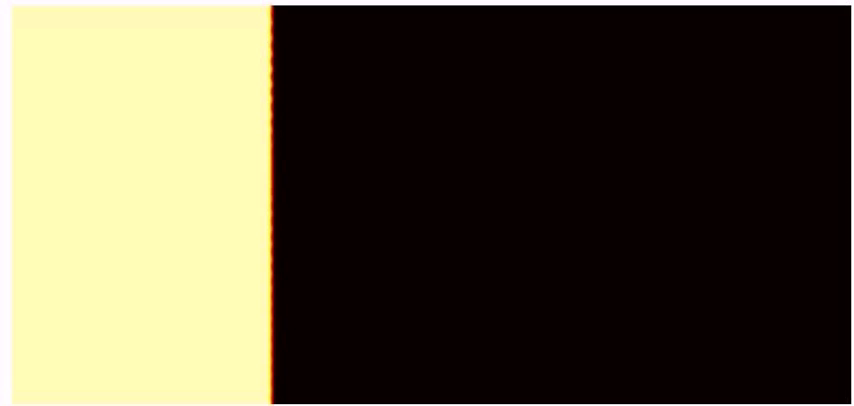
#> input picture MIT/Frames/001.bmp, 854 x 406 px
$ python skeletonize_images.py MIT/Frames/001.bmp
#> lines starting #> are read from the running program, lines starting #| are printed output that depends on the picture; after the words box and inside, x2 and y2 are one past the last pixel; in counts of white or black regions, pixels touching at a corner belong together
#!/usr/bin/env python3

from skimage.color      import rgb2gray
from skimage.filters    import threshold_otsu
from skimage.morphology import skeletonize
from skimage            import io

import os
import sys

for filename in sys.argv[1:]:
    image    = io.imread(filename)
#> image is the input picture: shape (406, 854, 3); mean R, G, B 90.7, 84, 63.1
    image    = rgb2gray(image)
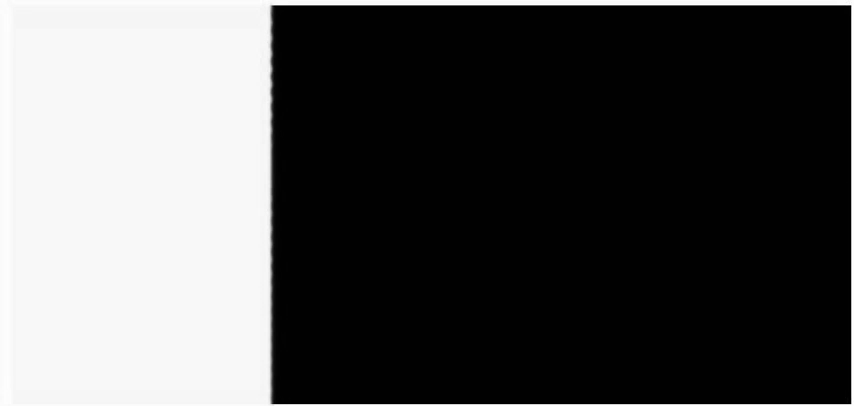
#> image: shape (406, 854) float64; min 0, max 1, mean 0.329
    binary   = image > threshold_otsu(image)
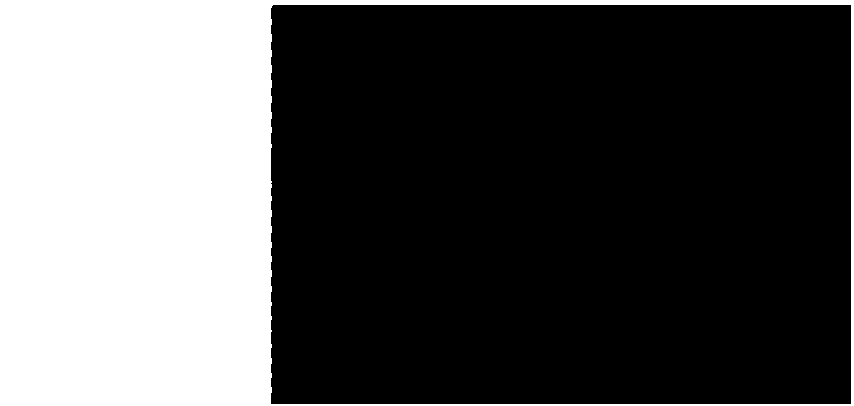
#> binary: shape (406, 854) bool; 33.3% white; 1 white region, box (x1, y1, x2, y2) and area: (0, 0, 854, 406) 115450
    skeleton = skeletonize(binary)
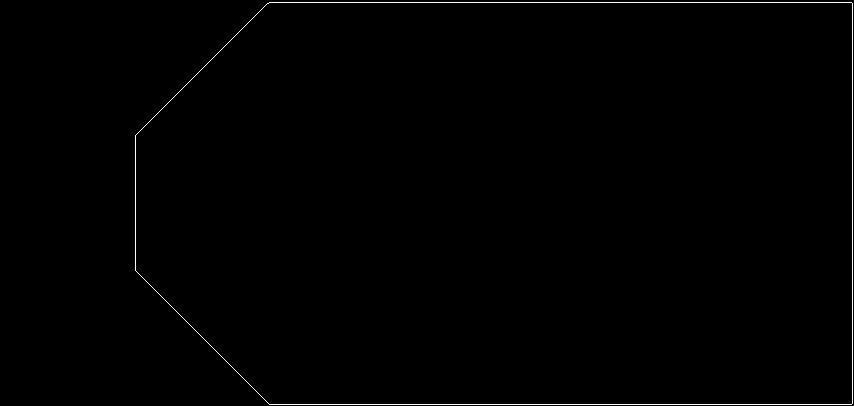
#> skeleton: shape (406, 854) bool; 0.57% white in thin lines or dots, all inside (x1, y1, x2, y2) = (135, 2, 853, 405)

    output   = os.path.basename(filename)
    output   = os.path.splitext(output)[0]
    output   = "/tmp/" + output + ".txt"

    rows, columns = skeleton.shape
#> rows = 406; columns = 854

    print("Storing skeleton in '%s'" % output)
    with open(output, "w") as f:
        for row in range(rows):
            for column in range(columns):
                if skeleton[row,column]:
                    print(row,column,file=f)
